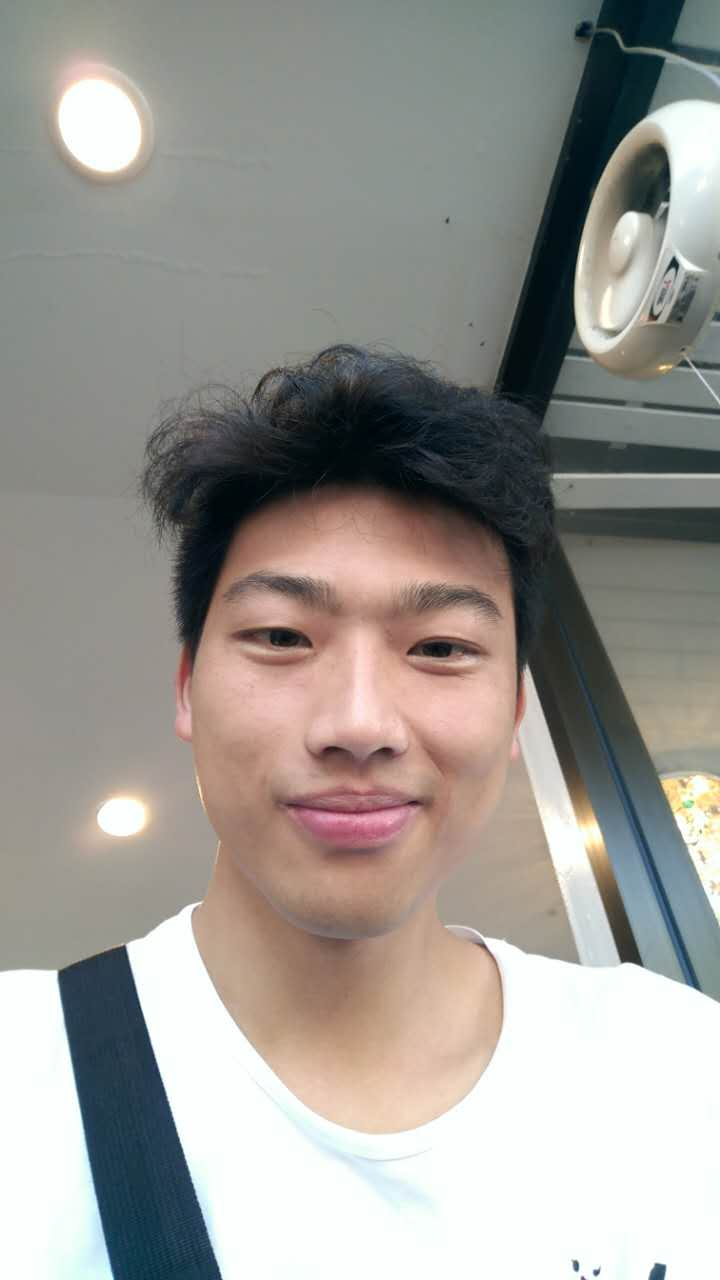
#> input picture face_detection/image/1.jpg, 720 x 1280 px, found by its file name; its folder holds only this picture in this run
$ python pick_face.py   (Python 2 division)
#> lines starting #> are read from the running program, lines starting #| are printed output that depends on the picture
### face_detection/scripts/faceRecognition/read_img.py
#-*-coding:utf8-*-
__author__ = '万壑'

import os
import cv2


#根据输入的文件夹绝对路径，将该文件夹下的所有指定suffix的文件读取存入一个list,该list的第一个元素是该文件夹的名字
def readAllImg(path,*suffix):
    try:

        s = os.listdir(path)
        resultArray = []
        fileName = os.path.basename(path)
        resultArray.append(fileName)

        for i in s:
            if endwith(i, suffix):
                document = os.path.join(path, i)
                img = cv2.imread(document)
#> img is the input picture: shape (1280, 720, 3); mean B, G, R 146.8, 151.8, 155
                resultArray.append(img)


    except IOError:
        print "Error"

    else:
        print "读取成功"
        return resultArray

#输入一个字符串一个标签，对这个字符串的后续和标签进行匹配
def endwith(s,*endstring):
   resultArray = map(s.endswith,endstring)
   if True in resultArray:
       return True
   else:
       return False

# [4 lines that do not run on import are left out]
  # [4 lines of commented-out code are left out]

### face_detection/scripts/faceRecognition/pick_face.py
#-*-coding:utf8-*-
__author__ = '万壑'

import os
import cv2
import time
from read_img import readAllImg

#从源路径中读取所有图片放入一个list，然后逐一进行检查，把其中的脸扣下来，存储到目标路径中
def readPicSaveFace(sourcePath,objectPath,*suffix):
    try:
        #读取照片,注意第一个元素是文件名
        resultArray=readAllImg(sourcePath,*suffix)
#> resultArray = 2 items

        #对list中图片逐一进行检查,找出其中的人脸然后写到目标文件夹下

        count = 1
        face_cascade = cv2.CascadeClassifier('D:\\Python\\opencv\\data\\haarcascades\\haarcascade_frontalface_alt.xml')
        for i in resultArray:
            if type(i) != str:

              gray = cv2.cvtColor(i, cv2.COLOR_BGR2GRAY)
              faces = face_cascade.detectMultiScale(gray, 1.3, 5)
              for (x, y, w, h) in faces:

                listStr = [str(int(time.time())), str(count)]  #以时间戳和读取的排序作为文件名称
                fileName = ''.join(listStr)

                f = cv2.resize(gray[y:(y + h), x:(x + w)], (200, 200))
                cv2.imwrite(objectPath+os.sep+'%s.jpg' % fileName, f)
                count += 1
#> this loop made 2 passes
#> faces on pass 2: [[160, 484, 405, 405]]
#> pass 2, in readPicSaveFace, `gray = cv2.cvtColor(i, cv2.COLOR_BGR2GRAY)`:
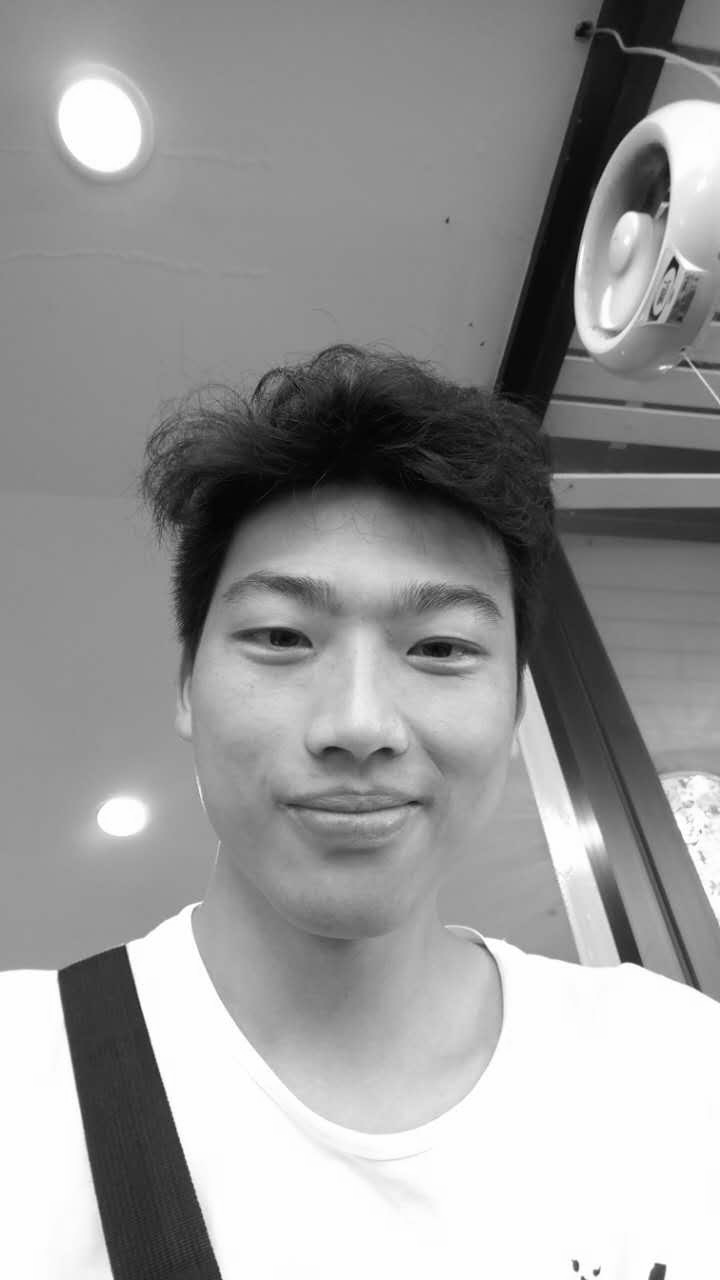
#> gray: shape (1280, 720); min 2, max 255, mean 152.2
#> pass 2, in readPicSaveFace, `cv2.imwrite(objectPath+os.sep+'%s.jpg' % fileName, f)`:
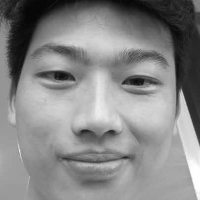
#> saved as 17951683731.jpg: shape (200, 200); min 5, max 255, mean 134.7
#> after the loop, count = 2


    except IOError:
        print "Error"

    else:
        print 'Already read '+str(count-1)+' Faces to Destination '+objectPath
#| Already read 1 Faces to Destination D:\Python\python_study\face_detection\image\picTest

if __name__ == '__main__':
     readPicSaveFace('D:\\Python\\python_study\\face_detection\\image','D:\\Python\\python_study\\face_detection\\image\\picTest','.jpg','.JPG','png','PNG')

$ run again, on face_detection/image/8.jpg
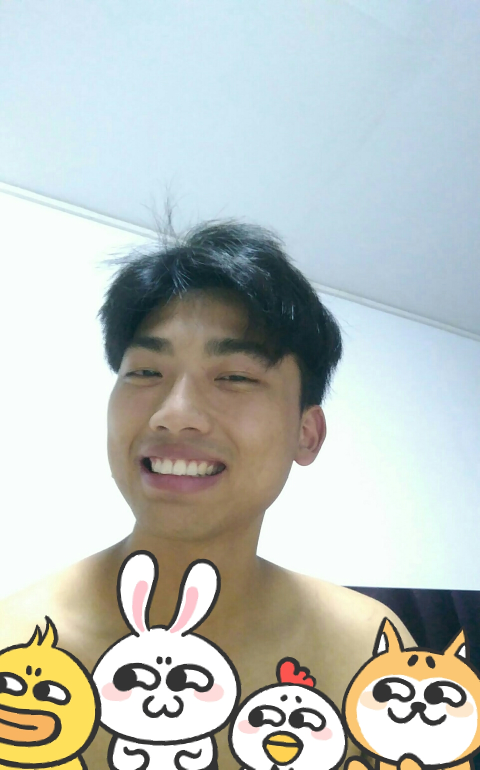
#> input picture face_detection/image/8.jpg, 960 x 1539 px, found by its file name (shown at 1/2 size)
#> in readAllImg, img is the input picture: shape (1539, 960, 3); mean B, G, R 191.1, 195, 188.8
#> resultArray = 2 items
#> the loop in readPicSaveFace, `for i in resultArray:` made 2 passes
#> faces on pass 2: [[161, 590, 423, 423]]
#> pass 2, in readPicSaveFace, `gray = cv2.cvtColor(i, cv2.COLOR_BGR2GRAY)`:
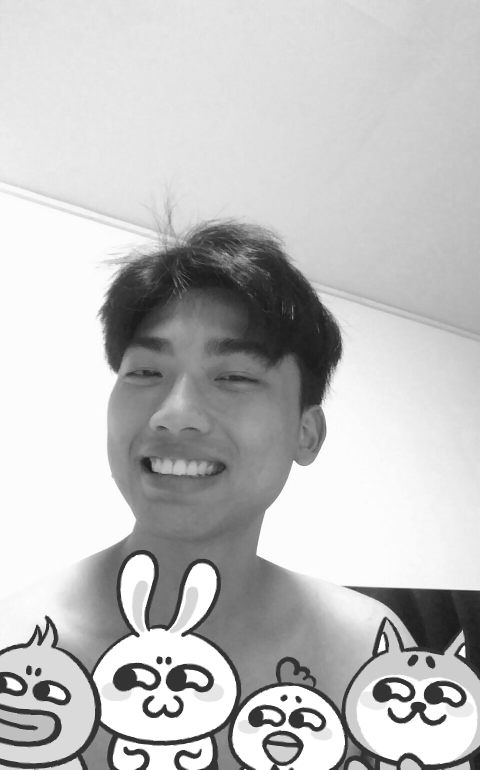
#> gray: shape (1539, 960) (shown at 1/2 size); min 19, max 255, mean 192.8
#> pass 2, in readPicSaveFace, `cv2.imwrite(objectPath+os.sep+'%s.jpg' % fileName, f)`:
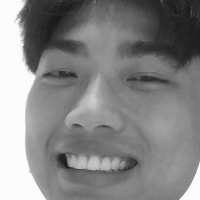
#> saved as 17951683731.jpg: shape (200, 200); min 26, max 254, mean 133.3
#> after the loop in readPicSaveFace, `for i in resultArray:`: count = 2
#| Already read 1 Faces to Destination D:\Python\python_study\face_detection\image\picTest

$ run again, on face_detection/image/zipai10.jpg
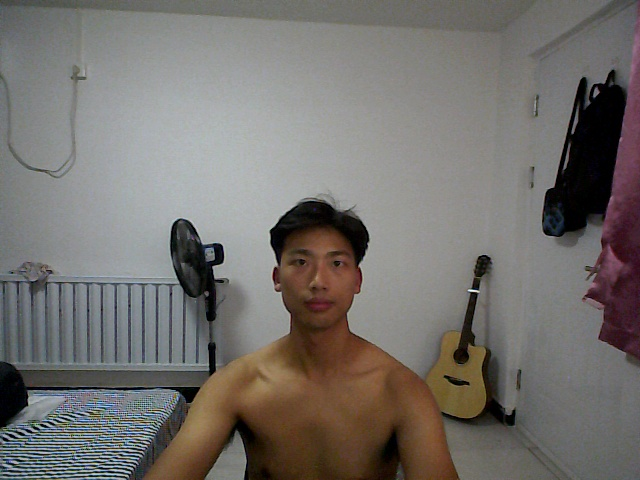
#> input picture face_detection/image/zipai10.jpg, 640 x 480 px, found by its file name
#> in readAllImg, img is the input picture: shape (480, 640, 3); mean B, G, R 109.1, 112.8, 116.5
#> resultArray = 2 items
#> the loop in readPicSaveFace, `for i in resultArray:` made 2 passes
#> faces on pass 2: [[273, 225, 94, 94]]
#> pass 2, in readPicSaveFace, `gray = cv2.cvtColor(i, cv2.COLOR_BGR2GRAY)`:
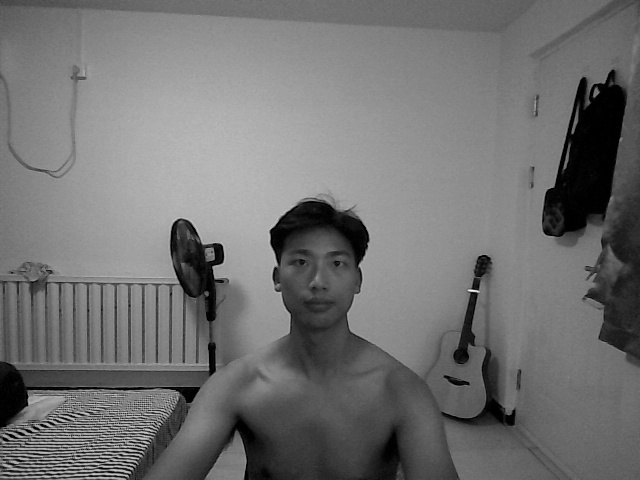
#> gray: shape (480, 640); min 0, max 248, mean 113.5
#> pass 2, in readPicSaveFace, `cv2.imwrite(objectPath+os.sep+'%s.jpg' % fileName, f)`:
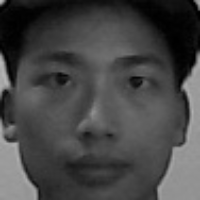
#> saved as 17951683741.jpg: shape (200, 200); min 0, max 186, mean 69.7
#> after the loop in readPicSaveFace, `for i in resultArray:`: count = 2
#| Already read 1 Faces to Destination D:\Python\python_study\face_detection\image\picTest

$ run again, on face_detection/image/10.jpg
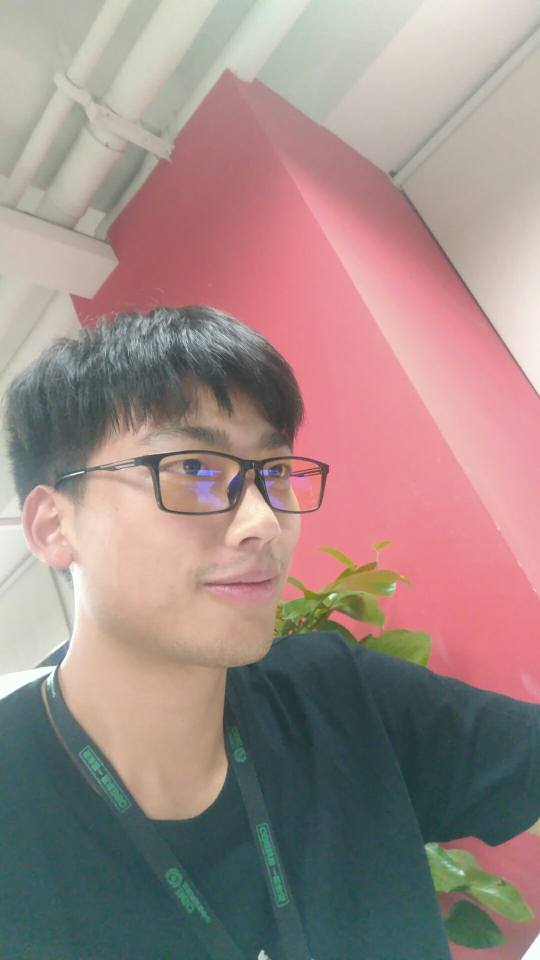
#> input picture face_detection/image/10.jpg, 1080 x 1920 px, found by its file name (shown at 1/2 size)
#> in readAllImg, img is the input picture: shape (1920, 1080, 3); mean B, G, R 133.8, 137.6, 158
#> resultArray = 2 items
#> the loop in readPicSaveFace, `for i in resultArray:` made 2 passes
#> pass 2, in readPicSaveFace, `gray = cv2.cvtColor(i, cv2.COLOR_BGR2GRAY)`:
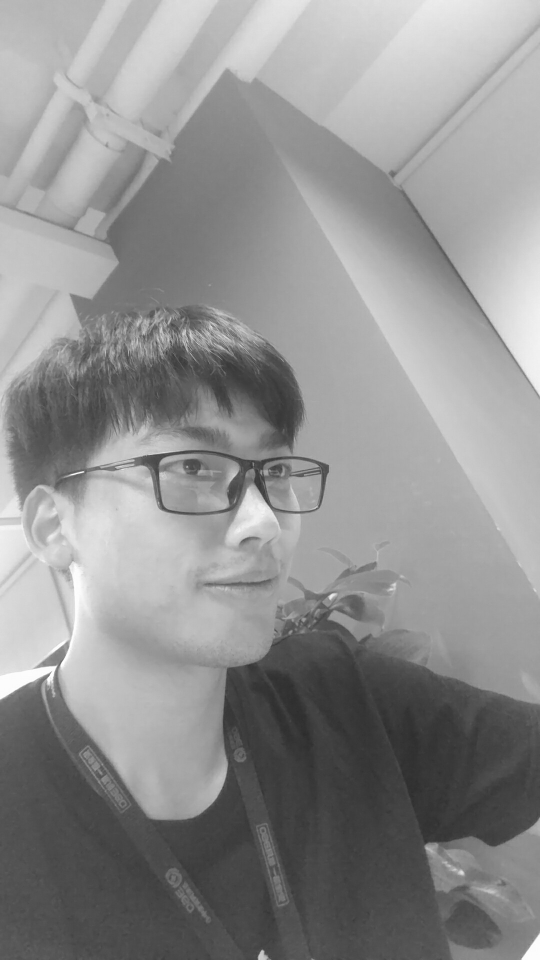
#> gray: shape (1920, 1080) (shown at 1/2 size); min 43, max 255, mean 143.3
#> after the loop in readPicSaveFace, `for i in resultArray:`: count = 1
#| Already read 0 Faces to Destination D:\Python\python_study\face_detection\image\picTest
